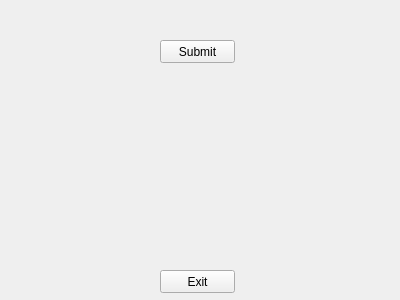
<?xml version="1.0" encoding="UTF-8"?>
<ui version="4.0">
 <class>Form</class>
 <widget class="QWidget" name="Form">
  <property name="geometry">
   <rect>
    <x>0</x>
    <y>0</y>
    <width>400</width>
    <height>300</height>
   </rect>
  </property>
  <property name="windowTitle">
   <string>Form</string>
  </property>
  <widget class="QStackedWidget" name="stackedWidget">
   <property name="geometry">
    <rect>
     <x>20</x>
     <y>20</y>
     <width>351</width>
     <height>251</height>
    </rect>
   </property>
   <property name="currentIndex">
    <number>0</number>
   </property>
   <widget class="QWidget" name="MainPage">
    <widget class="QPushButton" name="submitButton">
     <property name="geometry">
      <rect>
       <x>140</x>
       <y>20</y>
       <width>75</width>
       <height>23</height>
      </rect>
     </property>
     <property name="text">
      <string>Submit</string>
     </property>
    </widget>
   </widget>
   <widget class="QWidget" name="SubmitPage">
    <widget class="QPushButton" name="backButton">
     <property name="geometry">
      <rect>
       <x>140</x>
       <y>200</y>
       <width>75</width>
       <height>23</height>
      </rect>
     </property>
     <property name="text">
      <string>Back</string>
     </property>
    </widget>
   </widget>
  </widget>
  <widget class="QPushButton" name="exitButton">
   <property name="geometry">
    <rect>
     <x>160</x>
     <y>270</y>
     <width>75</width>
     <height>23</height>
    </rect>
   </property>
   <property name="text">
    <string>Exit</string>
   </property>
  </widget>
 </widget>
 <resources/>
 <connections/>
</ui>
